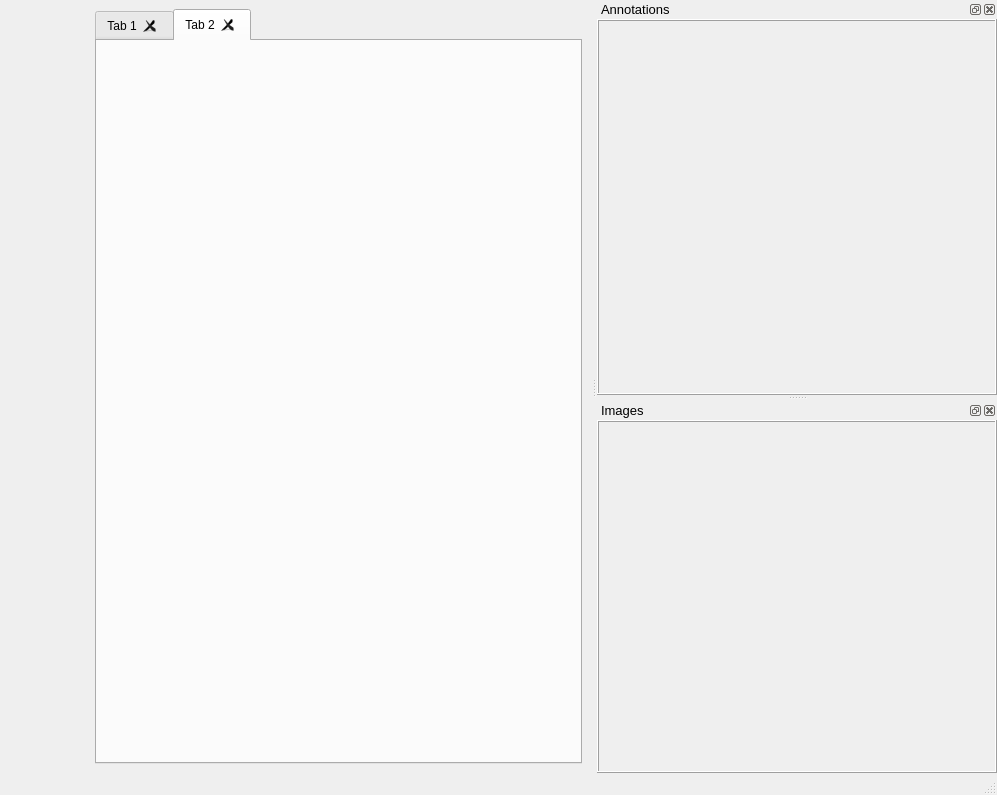
<?xml version="1.0" encoding="UTF-8"?>
<ui version="4.0">
 <class>MainWindow</class>
 <widget class="QMainWindow" name="MainWindow">
  <property name="geometry">
   <rect>
    <x>0</x>
    <y>0</y>
    <width>997</width>
    <height>795</height>
   </rect>
  </property>
  <property name="windowTitle">
   <string>MainWindow</string>
  </property>
  <property name="layoutDirection">
   <enum>Qt::LeftToRight</enum>
  </property>
  <widget class="QWidget" name="centralwidget">
   <layout class="QVBoxLayout" name="verticalLayout">
    <item>
     <widget class="QWidget" name="widget" native="true">
      <layout class="QHBoxLayout" name="horizontalLayout">
       <property name="leftMargin">
        <number>0</number>
       </property>
       <property name="topMargin">
        <number>0</number>
       </property>
       <property name="rightMargin">
        <number>0</number>
       </property>
       <property name="bottomMargin">
        <number>0</number>
       </property>
       <item>
        <widget class="QFrame" name="frame_lateral_bar">
         <property name="sizePolicy">
          <sizepolicy hsizetype="Fixed" vsizetype="Preferred">
           <horstretch>0</horstretch>
           <verstretch>0</verstretch>
          </sizepolicy>
         </property>
         <property name="minimumSize">
          <size>
           <width>80</width>
           <height>0</height>
          </size>
         </property>
         <property name="frameShape">
          <enum>QFrame::NoFrame</enum>
         </property>
         <property name="frameShadow">
          <enum>QFrame::Sunken</enum>
         </property>
        </widget>
       </item>
       <item>
        <widget class="QTabWidget" name="tab_widget_manager">
         <property name="tabShape">
          <enum>QTabWidget::Rounded</enum>
         </property>
         <property name="currentIndex">
          <number>1</number>
         </property>
         <property name="documentMode">
          <bool>false</bool>
         </property>
         <property name="tabsClosable">
          <bool>true</bool>
         </property>
         <property name="tabBarAutoHide">
          <bool>false</bool>
         </property>
         <widget class="QWidget" name="tab">
          <attribute name="title">
           <string>Tab 1</string>
          </attribute>
         </widget>
         <widget class="QWidget" name="tab_2">
          <attribute name="title">
           <string>Tab 2</string>
          </attribute>
         </widget>
        </widget>
       </item>
      </layout>
     </widget>
    </item>
   </layout>
  </widget>
  <widget class="QMenuBar" name="menubar">
   <property name="geometry">
    <rect>
     <x>0</x>
     <y>0</y>
     <width>997</width>
     <height>21</height>
    </rect>
   </property>
  </widget>
  <widget class="QStatusBar" name="statusbar"/>
  <widget class="QDockWidget" name="dockWidget_3">
   <property name="sizePolicy">
    <sizepolicy hsizetype="Minimum" vsizetype="Expanding">
     <horstretch>1</horstretch>
     <verstretch>0</verstretch>
    </sizepolicy>
   </property>
   <property name="minimumSize">
    <size>
     <width>400</width>
     <height>50</height>
    </size>
   </property>
   <property name="font">
    <font>
     <pointsize>10</pointsize>
    </font>
   </property>
   <property name="allowedAreas">
    <set>Qt::RightDockWidgetArea</set>
   </property>
   <property name="windowTitle">
    <string notr="true">Annotations</string>
   </property>
   <attribute name="dockWidgetArea">
    <number>2</number>
   </attribute>
   <widget class="QWidget" name="dockWidgetContents_3">
    <layout class="QVBoxLayout" name="verticalLayout_2">
     <property name="spacing">
      <number>0</number>
     </property>
     <property name="leftMargin">
      <number>0</number>
     </property>
     <property name="topMargin">
      <number>0</number>
     </property>
     <property name="rightMargin">
      <number>0</number>
     </property>
     <property name="bottomMargin">
      <number>0</number>
     </property>
     <item>
      <widget class="QFrame" name="frame">
       <property name="sizePolicy">
        <sizepolicy hsizetype="Ignored" vsizetype="Ignored">
         <horstretch>0</horstretch>
         <verstretch>0</verstretch>
        </sizepolicy>
       </property>
       <property name="frameShape">
        <enum>QFrame::Box</enum>
       </property>
       <property name="frameShadow">
        <enum>QFrame::Raised</enum>
       </property>
      </widget>
     </item>
    </layout>
   </widget>
  </widget>
  <widget class="QDockWidget" name="dockWidget_4">
   <property name="sizePolicy">
    <sizepolicy hsizetype="Minimum" vsizetype="Expanding">
     <horstretch>0</horstretch>
     <verstretch>1</verstretch>
    </sizepolicy>
   </property>
   <property name="minimumSize">
    <size>
     <width>400</width>
     <height>47</height>
    </size>
   </property>
   <property name="font">
    <font>
     <pointsize>10</pointsize>
    </font>
   </property>
   <property name="allowedAreas">
    <set>Qt::RightDockWidgetArea</set>
   </property>
   <property name="windowTitle">
    <string notr="true">Images</string>
   </property>
   <attribute name="dockWidgetArea">
    <number>2</number>
   </attribute>
   <widget class="QWidget" name="dockWidgetContents_4">
    <layout class="QVBoxLayout" name="verticalLayout_3">
     <property name="leftMargin">
      <number>0</number>
     </property>
     <property name="topMargin">
      <number>0</number>
     </property>
     <property name="rightMargin">
      <number>0</number>
     </property>
     <property name="bottomMargin">
      <number>0</number>
     </property>
     <item>
      <widget class="QFrame" name="frame_2">
       <property name="sizePolicy">
        <sizepolicy hsizetype="Ignored" vsizetype="Ignored">
         <horstretch>0</horstretch>
         <verstretch>0</verstretch>
        </sizepolicy>
       </property>
       <property name="frameShape">
        <enum>QFrame::Box</enum>
       </property>
       <property name="frameShadow">
        <enum>QFrame::Raised</enum>
       </property>
      </widget>
     </item>
    </layout>
   </widget>
  </widget>
 </widget>
 <resources/>
 <connections/>
</ui>
